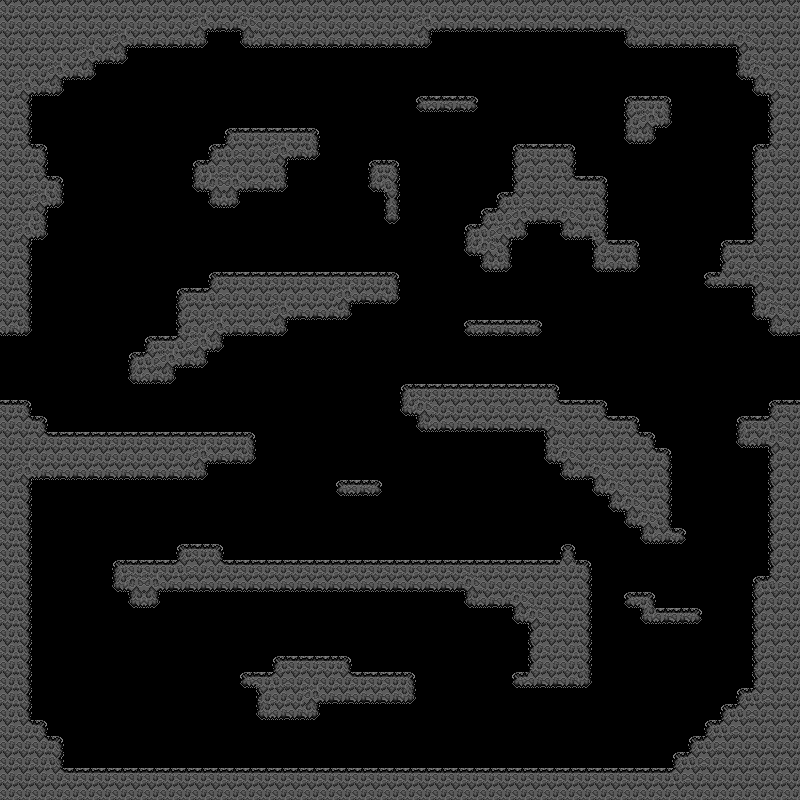

The image is a tile-based game level rendered from a .tmx file. Its description and source (layers, tilesets, objects; grid data summarised) follow:
An orthogonal 50x50 tile map with 16x16 px tiles, 1 tile layer (terrain), 1 hidden layer not drawn and 14 objects.

<map version="1.10" tiledversion="1.11.2" orientation="orthogonal" renderorder="right-down" width="50" height="50" tilewidth="16" tileheight="16" infinite="0" nextlayerid="7" nextobjectid="90">
 <tileset firstgid="1" source="Rock Tile Set.tsx" />
 <layer id="1" name="prototype" width="50" height="50" visible="0">
  <data>[2500 cells, 896 non-empty, 2 distinct tile ids]</data>
 </layer>
 <objectgroup id="5" name="SpawnLayer">
  <object id="76" gid="40" x="440" y="88" width="16" height="16" />
  <object id="77" gid="40" x="648" y="88" width="16" height="16" />
  <object id="78" gid="40" x="264" y="120" width="16" height="16" />
  <object id="79" gid="40" x="536" y="136" width="16" height="16" />
  <object id="80" gid="40" x="728" y="232" width="16" height="16" />
  <object id="81" gid="40" x="248" y="264" width="16" height="16" />
  <object id="82" gid="40" x="520" y="312" width="16" height="16" />
  <object id="83" gid="40" x="456" y="376" width="16" height="16" />
  <object id="84" gid="40" x="152" y="424" width="16" height="16" />
  <object id="85" gid="40" x="264" y="552" width="16" height="16" />
  <object id="86" gid="40" x="488" y="552" width="16" height="16" />
  <object id="87" gid="40" x="312" y="648" width="16" height="16" />
  <object id="88" gid="40" x="296" y="760" width="16" height="16" />
  <object id="89" gid="40" x="600" y="760" width="16" height="16" />
 </objectgroup>
 <layer id="3" name="terrain" width="50" height="50">
  <properties>
   <property name="st2u:AddComponent" value="ChunkData" />
   <property name="st2u:CompositeCollider2D" type="bool" value="true" />
   <property name="unity:layer" value="Ground" />
  </properties>
  <data>[2500 cells, 882 non-empty, 19 distinct tile ids]</data>
 </layer>
</map>
